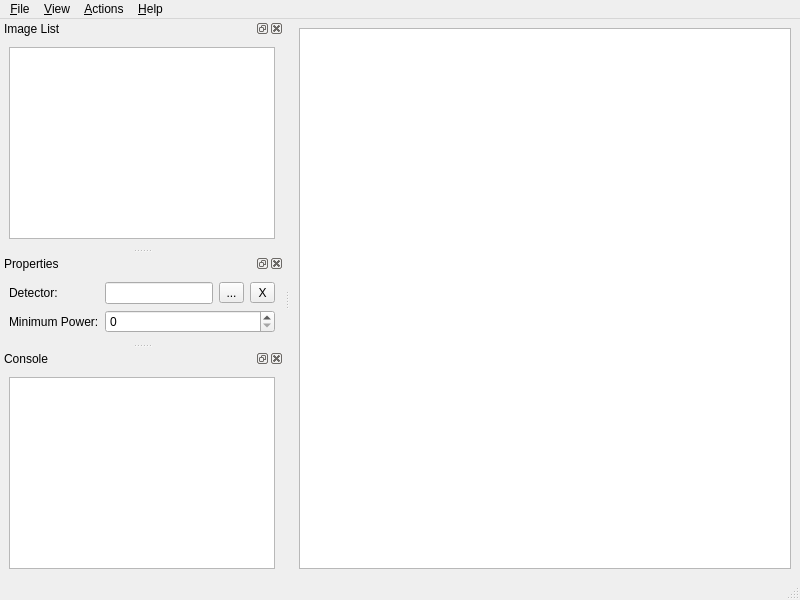
<?xml version="1.0" encoding="UTF-8"?>
<ui version="4.0">
 <class>ObjedCheck</class>
 <widget class="QMainWindow" name="ObjedCheck">
  <property name="geometry">
   <rect>
    <x>0</x>
    <y>0</y>
    <width>800</width>
    <height>600</height>
   </rect>
  </property>
  <property name="windowTitle">
   <string>ObjedCheck</string>
  </property>
  <property name="windowIcon">
   <iconset resource="../res/objedcheck.qrc">
    <normaloff>:/mainIcon/objedcheck</normaloff>:/mainIcon/objedcheck</iconset>
  </property>
  <widget class="QWidget" name="centralwidget">
   <layout class="QHBoxLayout" name="centralLayout">
    <item>
     <widget class="QGraphicsView" name="preview"/>
    </item>
   </layout>
  </widget>
  <widget class="QMenuBar" name="menuBar">
   <property name="geometry">
    <rect>
     <x>0</x>
     <y>0</y>
     <width>800</width>
     <height>21</height>
    </rect>
   </property>
   <widget class="QMenu" name="fileMenu">
    <property name="title">
     <string>&amp;File</string>
    </property>
    <addaction name="openImageDirAction"/>
    <addaction name="separator"/>
    <addaction name="exitAction"/>
   </widget>
   <widget class="QMenu" name="helpMenu">
    <property name="title">
     <string>&amp;Help</string>
    </property>
    <addaction name="aboutAction"/>
   </widget>
   <widget class="QMenu" name="viewMenu">
    <property name="title">
     <string>&amp;View</string>
    </property>
    <addaction name="openImageViewAction"/>
    <addaction name="separator"/>
   </widget>
   <widget class="QMenu" name="actionsMenu">
    <property name="title">
     <string>&amp;Actions</string>
    </property>
    <addaction name="nextImageAction"/>
    <addaction name="previousImageAction"/>
    <addaction name="firstImageAction"/>
    <addaction name="lastImageAction"/>
    <addaction name="separator"/>
    <addaction name="refreshAction"/>
   </widget>
   <addaction name="fileMenu"/>
   <addaction name="viewMenu"/>
   <addaction name="actionsMenu"/>
   <addaction name="helpMenu"/>
  </widget>
  <widget class="QStatusBar" name="statusbar"/>
  <widget class="QDockWidget" name="imageListDock">
   <property name="windowTitle">
    <string>Image List</string>
   </property>
   <attribute name="dockWidgetArea">
    <number>1</number>
   </attribute>
   <widget class="QWidget" name="imageListContents">
    <layout class="QHBoxLayout" name="imageListLayout">
     <item>
      <widget class="QListWidget" name="imageList"/>
     </item>
    </layout>
   </widget>
  </widget>
  <widget class="QDockWidget" name="propertiesDock">
   <property name="floating">
    <bool>false</bool>
   </property>
   <property name="windowTitle">
    <string>Properties</string>
   </property>
   <attribute name="dockWidgetArea">
    <number>1</number>
   </attribute>
   <widget class="QWidget" name="classifierContents">
    <layout class="QFormLayout" name="formLayout">
     <property name="fieldGrowthPolicy">
      <enum>QFormLayout::AllNonFixedFieldsGrow</enum>
     </property>
     <item row="0" column="0">
      <widget class="QLabel" name="detectorLabel">
       <property name="text">
        <string>Detector:</string>
       </property>
      </widget>
     </item>
     <item row="0" column="1">
      <layout class="QHBoxLayout" name="detectorLayout">
       <item>
        <widget class="QLineEdit" name="detectorLine">
         <property name="readOnly">
          <bool>true</bool>
         </property>
        </widget>
       </item>
       <item>
        <widget class="QToolButton" name="chooseDetectorButton">
         <property name="minimumSize">
          <size>
           <width>25</width>
           <height>0</height>
          </size>
         </property>
         <property name="text">
          <string>...</string>
         </property>
        </widget>
       </item>
       <item>
        <widget class="QToolButton" name="clearDetectorButton">
         <property name="minimumSize">
          <size>
           <width>25</width>
           <height>0</height>
          </size>
         </property>
         <property name="text">
          <string>X</string>
         </property>
        </widget>
       </item>
      </layout>
     </item>
     <item row="1" column="0">
      <widget class="QLabel" name="minPowerLabel">
       <property name="text">
        <string>Minimum Power:</string>
       </property>
      </widget>
     </item>
     <item row="1" column="1">
      <widget class="QSpinBox" name="minPowerBox">
       <property name="maximum">
        <number>2147483647</number>
       </property>
      </widget>
     </item>
    </layout>
   </widget>
  </widget>
  <widget class="QDockWidget" name="consoleDock">
   <property name="windowTitle">
    <string>Console</string>
   </property>
   <attribute name="dockWidgetArea">
    <number>1</number>
   </attribute>
   <widget class="QWidget" name="consoleContents">
    <layout class="QHBoxLayout" name="consoleLayout">
     <item>
      <widget class="QTextEdit" name="console">
       <property name="font">
        <font>
         <family>Courier New</family>
        </font>
       </property>
       <property name="readOnly">
        <bool>true</bool>
       </property>
      </widget>
     </item>
    </layout>
   </widget>
  </widget>
  <action name="exitAction">
   <property name="text">
    <string>E&amp;xit</string>
   </property>
  </action>
  <action name="aboutAction">
   <property name="icon">
    <iconset resource="../res/objedcheck.qrc">
     <normaloff>:/actionIcons/about</normaloff>:/actionIcons/about</iconset>
   </property>
   <property name="text">
    <string>&amp;About ObjedCheck</string>
   </property>
  </action>
  <action name="nextImageAction">
   <property name="icon">
    <iconset resource="../res/objedcheck.qrc">
     <normaloff>:/actionIcons/nextImage</normaloff>:/actionIcons/nextImage</iconset>
   </property>
   <property name="text">
    <string>&amp;Next Image</string>
   </property>
   <property name="shortcut">
    <string>D</string>
   </property>
  </action>
  <action name="previousImageAction">
   <property name="icon">
    <iconset resource="../res/objedcheck.qrc">
     <normaloff>:/actionIcons/previousImage</normaloff>:/actionIcons/previousImage</iconset>
   </property>
   <property name="text">
    <string>&amp;Previous Image</string>
   </property>
   <property name="shortcut">
    <string>A</string>
   </property>
  </action>
  <action name="firstImageAction">
   <property name="icon">
    <iconset resource="../res/objedcheck.qrc">
     <normaloff>:/actionIcons/firstImage</normaloff>:/actionIcons/firstImage</iconset>
   </property>
   <property name="text">
    <string>&amp;First Image</string>
   </property>
   <property name="shortcut">
    <string>Shift+A</string>
   </property>
  </action>
  <action name="lastImageAction">
   <property name="icon">
    <iconset resource="../res/objedcheck.qrc">
     <normaloff>:/actionIcons/lastImage</normaloff>:/actionIcons/lastImage</iconset>
   </property>
   <property name="text">
    <string>&amp;Last Image</string>
   </property>
   <property name="shortcut">
    <string>Shift+D</string>
   </property>
  </action>
  <action name="refreshAction">
   <property name="icon">
    <iconset resource="../res/objedcheck.qrc">
     <normaloff>:/actionIcons/redrawImage</normaloff>:/actionIcons/redrawImage</iconset>
   </property>
   <property name="text">
    <string>Refresh</string>
   </property>
   <property name="shortcut">
    <string>F5</string>
   </property>
  </action>
  <action name="openImageDirAction">
   <property name="icon">
    <iconset resource="../res/objedcheck.qrc">
     <normaloff>:/actionIcons/openImage</normaloff>:/actionIcons/openImage</iconset>
   </property>
   <property name="text">
    <string>&amp;Open Image Directory...</string>
   </property>
   <property name="shortcut">
    <string>Ctrl+O</string>
   </property>
  </action>
  <action name="openImageViewAction">
   <property name="text">
    <string>Open Image View...</string>
   </property>
   <property name="shortcut">
    <string>Alt+Return</string>
   </property>
  </action>
 </widget>
 <tabstops>
  <tabstop>imageList</tabstop>
  <tabstop>detectorLine</tabstop>
  <tabstop>chooseDetectorButton</tabstop>
  <tabstop>clearDetectorButton</tabstop>
  <tabstop>console</tabstop>
  <tabstop>preview</tabstop>
 </tabstops>
 <resources>
  <include location="../res/objedcheck.qrc"/>
 </resources>
 <connections>
  <connection>
   <sender>exitAction</sender>
   <signal>triggered()</signal>
   <receiver>ObjedCheck</receiver>
   <slot>close()</slot>
   <hints>
    <hint type="sourcelabel">
     <x>-1</x>
     <y>-1</y>
    </hint>
    <hint type="destinationlabel">
     <x>499</x>
     <y>299</y>
    </hint>
   </hints>
  </connection>
  <connection>
   <sender>aboutAction</sender>
   <signal>triggered()</signal>
   <receiver>ObjedCheck</receiver>
   <slot>onAboutAction()</slot>
   <hints>
    <hint type="sourcelabel">
     <x>-1</x>
     <y>-1</y>
    </hint>
    <hint type="destinationlabel">
     <x>499</x>
     <y>299</y>
    </hint>
   </hints>
  </connection>
  <connection>
   <sender>openImageDirAction</sender>
   <signal>triggered()</signal>
   <receiver>ObjedCheck</receiver>
   <slot>onOpenImageDirAction()</slot>
   <hints>
    <hint type="sourcelabel">
     <x>-1</x>
     <y>-1</y>
    </hint>
    <hint type="destinationlabel">
     <x>499</x>
     <y>299</y>
    </hint>
   </hints>
  </connection>
  <connection>
   <sender>firstImageAction</sender>
   <signal>triggered()</signal>
   <receiver>ObjedCheck</receiver>
   <slot>onChangeImageAction()</slot>
   <hints>
    <hint type="sourcelabel">
     <x>-1</x>
     <y>-1</y>
    </hint>
    <hint type="destinationlabel">
     <x>499</x>
     <y>299</y>
    </hint>
   </hints>
  </connection>
  <connection>
   <sender>lastImageAction</sender>
   <signal>triggered()</signal>
   <receiver>ObjedCheck</receiver>
   <slot>onChangeImageAction()</slot>
   <hints>
    <hint type="sourcelabel">
     <x>-1</x>
     <y>-1</y>
    </hint>
    <hint type="destinationlabel">
     <x>499</x>
     <y>299</y>
    </hint>
   </hints>
  </connection>
  <connection>
   <sender>nextImageAction</sender>
   <signal>triggered()</signal>
   <receiver>ObjedCheck</receiver>
   <slot>onChangeImageAction()</slot>
   <hints>
    <hint type="sourcelabel">
     <x>-1</x>
     <y>-1</y>
    </hint>
    <hint type="destinationlabel">
     <x>499</x>
     <y>299</y>
    </hint>
   </hints>
  </connection>
  <connection>
   <sender>previousImageAction</sender>
   <signal>triggered()</signal>
   <receiver>ObjedCheck</receiver>
   <slot>onChangeImageAction()</slot>
   <hints>
    <hint type="sourcelabel">
     <x>-1</x>
     <y>-1</y>
    </hint>
    <hint type="destinationlabel">
     <x>499</x>
     <y>299</y>
    </hint>
   </hints>
  </connection>
  <connection>
   <sender>refreshAction</sender>
   <signal>triggered()</signal>
   <receiver>ObjedCheck</receiver>
   <slot>onRefreshAction()</slot>
   <hints>
    <hint type="sourcelabel">
     <x>-1</x>
     <y>-1</y>
    </hint>
    <hint type="destinationlabel">
     <x>499</x>
     <y>299</y>
    </hint>
   </hints>
  </connection>
  <connection>
   <sender>imageList</sender>
   <signal>currentTextChanged(QString)</signal>
   <receiver>ObjedCheck</receiver>
   <slot>processImage(QString)</slot>
   <hints>
    <hint type="sourcelabel">
     <x>136</x>
     <y>131</y>
    </hint>
    <hint type="destinationlabel">
     <x>499</x>
     <y>299</y>
    </hint>
   </hints>
  </connection>
  <connection>
   <sender>openImageViewAction</sender>
   <signal>triggered(bool)</signal>
   <receiver>ObjedCheck</receiver>
   <slot>onOpenImageViewAction()</slot>
   <hints>
    <hint type="sourcelabel">
     <x>-1</x>
     <y>-1</y>
    </hint>
    <hint type="destinationlabel">
     <x>399</x>
     <y>299</y>
    </hint>
   </hints>
  </connection>
  <connection>
   <sender>chooseDetectorButton</sender>
   <signal>clicked()</signal>
   <receiver>ObjedCheck</receiver>
   <slot>onChooseDetectorClicked()</slot>
   <hints>
    <hint type="sourcelabel">
     <x>298</x>
     <y>200</y>
    </hint>
    <hint type="destinationlabel">
     <x>399</x>
     <y>299</y>
    </hint>
   </hints>
  </connection>
  <connection>
   <sender>clearDetectorButton</sender>
   <signal>clicked()</signal>
   <receiver>ObjedCheck</receiver>
   <slot>onClearDetectorClicked()</slot>
   <hints>
    <hint type="sourcelabel">
     <x>298</x>
     <y>250</y>
    </hint>
    <hint type="destinationlabel">
     <x>399</x>
     <y>299</y>
    </hint>
   </hints>
  </connection>
 </connections>
 <slots>
  <slot>onAboutAction()</slot>
  <slot>onOpenImageDirAction()</slot>
  <slot>onChangeImageAction()</slot>
  <slot>onRefreshAction()</slot>
  <slot>processImage(QString)</slot>
  <slot>onOpenImageViewAction()</slot>
  <slot>onChooseDetectorClicked()</slot>
  <slot>onClearDetectorClicked()</slot>
 </slots>
</ui>
